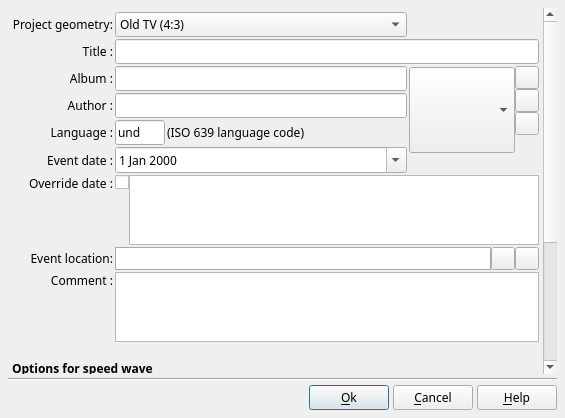
<?xml version="1.0" encoding="UTF-8"?>
<ui version="4.0">
 <class>DlgffDPjrProperties</class>
 <widget class="QDialog" name="DlgffDPjrProperties">
  <property name="geometry">
   <rect>
    <x>0</x>
    <y>0</y>
    <width>565</width>
    <height>418</height>
   </rect>
  </property>
  <property name="font">
   <font>
    <family>Sans Serif</family>
    <pointsize>9</pointsize>
   </font>
  </property>
  <property name="windowTitle">
   <string>Project properties</string>
  </property>
  <layout class="QVBoxLayout" name="verticalLayout">
   <property name="spacing">
    <number>4</number>
   </property>
   <property name="leftMargin">
    <number>8</number>
   </property>
   <property name="topMargin">
    <number>8</number>
   </property>
   <property name="rightMargin">
    <number>8</number>
   </property>
   <property name="bottomMargin">
    <number>8</number>
   </property>
   <item>
    <widget class="QScrollArea" name="scrollArea">
     <property name="frameShape">
      <enum>QFrame::NoFrame</enum>
     </property>
     <property name="verticalScrollBarPolicy">
      <enum>Qt::ScrollBarAlwaysOn</enum>
     </property>
     <property name="widgetResizable">
      <bool>true</bool>
     </property>
     <widget class="QWidget" name="scrollAreaWidgetContents">
      <property name="geometry">
       <rect>
        <x>0</x>
        <y>0</y>
        <width>535</width>
        <height>550</height>
       </rect>
      </property>
      <layout class="QGridLayout" name="gridLayout_2">
       <property name="leftMargin">
        <number>4</number>
       </property>
       <property name="topMargin">
        <number>4</number>
       </property>
       <property name="rightMargin">
        <number>4</number>
       </property>
       <property name="bottomMargin">
        <number>4</number>
       </property>
       <property name="spacing">
        <number>2</number>
       </property>
       <item row="7" column="0">
        <layout class="QVBoxLayout" name="verticalLayout_2">
         <property name="spacing">
          <number>0</number>
         </property>
         <item>
          <widget class="QLabel" name="label_12">
           <property name="text">
            <string>Override date :</string>
           </property>
           <property name="alignment">
            <set>Qt::AlignRight|Qt::AlignTrailing|Qt::AlignVCenter</set>
           </property>
          </widget>
         </item>
         <item>
          <widget class="QLabel" name="label_11">
           <property name="sizePolicy">
            <sizepolicy hsizetype="Preferred" vsizetype="Expanding">
             <horstretch>0</horstretch>
             <verstretch>0</verstretch>
            </sizepolicy>
           </property>
           <property name="text">
            <string notr="true"/>
           </property>
          </widget>
         </item>
        </layout>
       </item>
       <item row="7" column="1" colspan="2">
        <layout class="QHBoxLayout" name="horizontalLayout_5">
         <property name="spacing">
          <number>0</number>
         </property>
         <item>
          <layout class="QVBoxLayout" name="verticalLayout_3">
           <property name="spacing">
            <number>0</number>
           </property>
           <property name="leftMargin">
            <number>0</number>
           </property>
           <property name="topMargin">
            <number>0</number>
           </property>
           <property name="rightMargin">
            <number>0</number>
           </property>
           <property name="bottomMargin">
            <number>0</number>
           </property>
           <item>
            <widget class="QCheckBox" name="OverrideDateCB">
             <property name="toolTip">
              <string>Check this box to override the date and offer you to enter the date as a free text</string>
             </property>
             <property name="text">
              <string/>
             </property>
            </widget>
           </item>
           <item>
            <widget class="QLabel" name="label_13">
             <property name="text">
              <string notr="true"/>
             </property>
            </widget>
           </item>
          </layout>
         </item>
         <item>
          <widget class="QPlainTextEdit" name="DateED">
           <property name="toolTip">
            <string>Enter here the date of the event of the project as a free text</string>
           </property>
          </widget>
         </item>
        </layout>
       </item>
       <item row="11" column="0">
        <widget class="QLabel" name="label_5">
         <property name="text">
          <string>Comment :</string>
         </property>
         <property name="alignment">
          <set>Qt::AlignRight|Qt::AlignTop|Qt::AlignTrailing</set>
         </property>
        </widget>
       </item>
       <item row="4" column="1">
        <widget class="QLineEdit" name="AuthorED">
         <property name="toolTip">
          <string>The name of the author of the project (If the id3v2 compatibility option is set in option dialog, this fields is limited to 30 characters).
Remark: This field is often shown by indexing system and jukeboxes under the term Artist.</string>
         </property>
         <property name="maxLength">
          <number>200</number>
         </property>
        </widget>
       </item>
       <item row="33" column="0">
        <widget class="QLabel" name="label_46">
         <property name="text">
          <string>Image animation:</string>
         </property>
         <property name="alignment">
          <set>Qt::AlignRight|Qt::AlignTrailing|Qt::AlignVCenter</set>
         </property>
         <property name="buddy">
          <cstring>TransitionSpeedWaveCB</cstring>
         </property>
        </widget>
       </item>
       <item row="32" column="0">
        <widget class="QLabel" name="label_45">
         <property name="text">
          <string>Block animation:</string>
         </property>
         <property name="alignment">
          <set>Qt::AlignRight|Qt::AlignTrailing|Qt::AlignVCenter</set>
         </property>
         <property name="buddy">
          <cstring>TransitionSpeedWaveCB</cstring>
         </property>
        </widget>
       </item>
       <item row="29" column="0" colspan="3">
        <widget class="QLabel" name="label_44">
         <property name="font">
          <font>
           <weight>75</weight>
           <bold>true</bold>
           <underline>true</underline>
          </font>
         </property>
         <property name="text">
          <string>
Options for speed wave</string>
         </property>
         <property name="alignment">
          <set>Qt::AlignBottom|Qt::AlignLeading|Qt::AlignLeft</set>
         </property>
        </widget>
       </item>
       <item row="36" column="0">
        <spacer name="verticalSpacer">
         <property name="orientation">
          <enum>Qt::Vertical</enum>
         </property>
         <property name="sizeHint" stdset="0">
          <size>
           <width>20</width>
           <height>40</height>
          </size>
         </property>
        </spacer>
       </item>
       <item row="4" column="0">
        <widget class="QLabel" name="label_2">
         <property name="text">
          <string>Author :</string>
         </property>
         <property name="alignment">
          <set>Qt::AlignRight|Qt::AlignTrailing|Qt::AlignVCenter</set>
         </property>
        </widget>
       </item>
       <item row="3" column="0">
        <widget class="QLabel" name="label_3">
         <property name="text">
          <string>Album :</string>
         </property>
         <property name="alignment">
          <set>Qt::AlignRight|Qt::AlignTrailing|Qt::AlignVCenter</set>
         </property>
        </widget>
       </item>
       <item row="2" column="0">
        <widget class="QLabel" name="label">
         <property name="text">
          <string>Title :</string>
         </property>
         <property name="alignment">
          <set>Qt::AlignRight|Qt::AlignTrailing|Qt::AlignVCenter</set>
         </property>
        </widget>
       </item>
       <item row="31" column="0">
        <widget class="QLabel" name="label_17">
         <property name="text">
          <string>Transition:</string>
         </property>
         <property name="alignment">
          <set>Qt::AlignRight|Qt::AlignTrailing|Qt::AlignVCenter</set>
         </property>
         <property name="buddy">
          <cstring>TransitionSpeedWaveCB</cstring>
         </property>
        </widget>
       </item>
       <item row="3" column="2" rowspan="4">
        <layout class="QGridLayout" name="gridLayout">
         <property name="spacing">
          <number>0</number>
         </property>
         <item row="2" column="1">
          <widget class="QToolButton" name="ExportThumbBT">
           <property name="font">
            <font>
             <pointsize>7</pointsize>
            </font>
           </property>
           <property name="toolTip">
            <string>Expor thumbnail to a jpeg file</string>
           </property>
           <property name="text">
            <string notr="true"/>
           </property>
           <property name="icon">
            <iconset resource="../RSCffDiaporama.qrc">
             <normaloff>:/img/filesave.png</normaloff>:/img/filesave.png</iconset>
           </property>
           <property name="iconSize">
            <size>
             <width>16</width>
             <height>16</height>
            </size>
           </property>
          </widget>
         </item>
         <item row="0" column="1">
          <widget class="QToolButton" name="AdminEditThumbBT">
           <property name="font">
            <font>
             <pointsize>7</pointsize>
            </font>
           </property>
           <property name="toolTip">
            <string>Create a new model from this thumbnail or edit custom thumbnail</string>
           </property>
           <property name="text">
            <string notr="true"/>
           </property>
           <property name="icon">
            <iconset resource="../RSCffDiaporama.qrc">
             <normaloff>:/img/AutoTS.png</normaloff>:/img/AutoTS.png</iconset>
           </property>
           <property name="iconSize">
            <size>
             <width>16</width>
             <height>16</height>
            </size>
           </property>
           <property name="toolButtonStyle">
            <enum>Qt::ToolButtonIconOnly</enum>
           </property>
          </widget>
         </item>
         <item row="1" column="1">
          <widget class="QToolButton" name="EditThumbBT">
           <property name="font">
            <font>
             <pointsize>7</pointsize>
            </font>
           </property>
           <property name="toolTip">
            <string>Customize the thumbnail only for this project (without creating a new thumbnail model)</string>
           </property>
           <property name="text">
            <string notr="true"/>
           </property>
           <property name="icon">
            <iconset resource="../RSCffDiaporama.qrc">
             <normaloff>:/img/action_edit.png</normaloff>:/img/action_edit.png</iconset>
           </property>
           <property name="iconSize">
            <size>
             <width>16</width>
             <height>16</height>
            </size>
           </property>
          </widget>
         </item>
         <item row="3" column="1">
          <widget class="QLabel" name="label_10">
           <property name="text">
            <string notr="true"/>
           </property>
          </widget>
         </item>
         <item row="0" column="0" rowspan="4">
          <widget class="cThumbnailComboBox" name="ThumbCB">
           <property name="sizePolicy">
            <sizepolicy hsizetype="Fixed" vsizetype="Fixed">
             <horstretch>0</horstretch>
             <verstretch>0</verstretch>
            </sizepolicy>
           </property>
           <property name="minimumSize">
            <size>
             <width>106</width>
             <height>86</height>
            </size>
           </property>
           <property name="maximumSize">
            <size>
             <width>106</width>
             <height>86</height>
            </size>
           </property>
           <property name="toolTip">
            <string>Defines the model use as default thumbnail</string>
           </property>
           <property name="iconSize">
            <size>
             <width>60</width>
             <height>80</height>
            </size>
           </property>
          </widget>
         </item>
         <item row="4" column="0">
          <widget class="QLabel" name="label_9">
           <property name="text">
            <string notr="true"/>
           </property>
          </widget>
         </item>
        </layout>
       </item>
       <item row="33" column="1" colspan="2">
        <layout class="QHBoxLayout" name="horizontalLayout_14">
         <property name="spacing">
          <number>2</number>
         </property>
         <item>
          <widget class="cCSpeedWaveComboBox" name="ImageSpeedWaveCB">
           <property name="toolTip">
            <string>Defined default speed curve for image animations.
This option sets the value of the velocity curves for use whenever the corresponding options are set to &quot;Project Default&quot;.</string>
           </property>
           <property name="currentIndex">
            <number>-1</number>
           </property>
          </widget>
         </item>
         <item>
          <spacer name="horizontalSpacer_10">
           <property name="orientation">
            <enum>Qt::Horizontal</enum>
           </property>
           <property name="sizeHint" stdset="0">
            <size>
             <width>0</width>
             <height>20</height>
            </size>
           </property>
          </spacer>
         </item>
        </layout>
       </item>
       <item row="35" column="0" colspan="3">
        <widget class="QTableWidget" name="ChapterTable">
         <property name="toolTip">
          <string>Chapters defined in the project are listed for consultation. To modify chapters use modify slide dialog.

The following fields appear:
-#: The chapter number
-Slide: Slide number in wich chapter is defined
-Title: Chapter title
-Start: Chapter start position
-End: Chapter end position
-Duration: Chapter duration

Remark: Video formats do not support all the chapters in the same way.</string>
         </property>
        </widget>
       </item>
       <item row="5" column="0">
        <widget class="QLabel" name="label_7">
         <property name="text">
          <string>Language :</string>
         </property>
         <property name="alignment">
          <set>Qt::AlignRight|Qt::AlignTrailing|Qt::AlignVCenter</set>
         </property>
        </widget>
       </item>
       <item row="32" column="1" colspan="2">
        <layout class="QHBoxLayout" name="horizontalLayout_12">
         <property name="spacing">
          <number>2</number>
         </property>
         <item>
          <widget class="cCSpeedWaveComboBox" name="BlockSpeedWaveCB">
           <property name="toolTip">
            <string>Defined default speed curve for block animations.
This option sets the value of the velocity curves for use whenever the corresponding options are set to &quot;Project Default&quot;.</string>
           </property>
           <property name="currentIndex">
            <number>-1</number>
           </property>
          </widget>
         </item>
         <item>
          <spacer name="horizontalSpacer_9">
           <property name="orientation">
            <enum>Qt::Horizontal</enum>
           </property>
           <property name="sizeHint" stdset="0">
            <size>
             <width>0</width>
             <height>20</height>
            </size>
           </property>
          </spacer>
         </item>
        </layout>
       </item>
       <item row="11" column="1" colspan="2">
        <widget class="QPlainTextEdit" name="CommentED">
         <property name="toolTip">
          <string>A free comment which can spread out on several lines.
Remark: numerous indexing systems or jukeboxes will read only the 1st line.</string>
         </property>
         <property name="lineWrapMode">
          <enum>QPlainTextEdit::NoWrap</enum>
         </property>
        </widget>
       </item>
       <item row="34" column="0">
        <widget class="QLabel" name="label_8">
         <property name="font">
          <font>
           <weight>75</weight>
           <bold>true</bold>
           <underline>true</underline>
          </font>
         </property>
         <property name="text">
          <string>
Chapters</string>
         </property>
        </widget>
       </item>
       <item row="5" column="1">
        <layout class="QHBoxLayout" name="horizontalLayout_10">
         <property name="spacing">
          <number>2</number>
         </property>
         <property name="leftMargin">
          <number>0</number>
         </property>
         <property name="topMargin">
          <number>0</number>
         </property>
         <property name="rightMargin">
          <number>0</number>
         </property>
         <property name="bottomMargin">
          <number>0</number>
         </property>
         <item>
          <widget class="QLineEdit" name="LanguageED">
           <property name="sizePolicy">
            <sizepolicy hsizetype="Fixed" vsizetype="Fixed">
             <horstretch>0</horstretch>
             <verstretch>0</verstretch>
            </sizepolicy>
           </property>
           <property name="minimumSize">
            <size>
             <width>50</width>
             <height>0</height>
            </size>
           </property>
           <property name="maximumSize">
            <size>
             <width>50</width>
             <height>16777215</height>
            </size>
           </property>
           <property name="toolTip">
            <string>The language of the audio track (ISO 639 standard – 3 characters).</string>
           </property>
           <property name="text">
            <string>und</string>
           </property>
           <property name="maxLength">
            <number>3</number>
           </property>
          </widget>
         </item>
         <item>
          <widget class="QLabel" name="label_6">
           <property name="text">
            <string>(ISO 639 language code)</string>
           </property>
          </widget>
         </item>
        </layout>
       </item>
       <item row="2" column="1" colspan="2">
        <widget class="QLineEdit" name="TitleED">
         <property name="toolTip">
          <string>The title of the project (If the id3v2 compatibility option is set in option dialog, this fields is limited to 30 characters).</string>
         </property>
         <property name="maxLength">
          <number>200</number>
         </property>
        </widget>
       </item>
       <item row="31" column="1" colspan="2">
        <layout class="QHBoxLayout" name="horizontalLayout_11">
         <property name="spacing">
          <number>2</number>
         </property>
         <item>
          <widget class="cCSpeedWaveComboBox" name="TransitionSpeedWaveCB">
           <property name="toolTip">
            <string>Defined default speed curve for transitions.
This option sets the value of the velocity curves for use whenever the corresponding options are set to &quot;Project Default&quot;.</string>
           </property>
           <property name="currentIndex">
            <number>-1</number>
           </property>
          </widget>
         </item>
         <item>
          <spacer name="horizontalSpacer_8">
           <property name="orientation">
            <enum>Qt::Horizontal</enum>
           </property>
           <property name="sizeHint" stdset="0">
            <size>
             <width>0</width>
             <height>20</height>
            </size>
           </property>
          </spacer>
         </item>
        </layout>
       </item>
       <item row="3" column="1">
        <widget class="QLineEdit" name="AlbumED">
         <property name="toolTip">
          <string>The album of the project (If the id3v2 compatibility option is set in option dialog, this fields is limited to 30 characters).</string>
         </property>
         <property name="maxLength">
          <number>200</number>
         </property>
        </widget>
       </item>
       <item row="6" column="0">
        <widget class="QLabel" name="label_14">
         <property name="text">
          <string>Event date :</string>
         </property>
         <property name="alignment">
          <set>Qt::AlignRight|Qt::AlignTrailing|Qt::AlignVCenter</set>
         </property>
        </widget>
       </item>
       <item row="1" column="0">
        <widget class="QLabel" name="label_18">
         <property name="text">
          <string>Project geometry:</string>
         </property>
         <property name="alignment">
          <set>Qt::AlignRight|Qt::AlignTrailing|Qt::AlignVCenter</set>
         </property>
         <property name="buddy">
          <cstring>GeometryCombo</cstring>
         </property>
        </widget>
       </item>
       <item row="10" column="0">
        <widget class="QLabel" name="label_4">
         <property name="text">
          <string>Event location:</string>
         </property>
         <property name="alignment">
          <set>Qt::AlignRight|Qt::AlignTrailing|Qt::AlignVCenter</set>
         </property>
        </widget>
       </item>
       <item row="1" column="1">
        <widget class="QComboBox" name="GeometryCombo">
         <property name="toolTip">
          <string>This field allows you to select the geometry to be used for the project.
Note: This field is only editable when the dialog box is opened for creating a new project. Subsequently, it is not possible to change this value.</string>
         </property>
         <property name="currentIndex">
          <number>0</number>
         </property>
         <item>
          <property name="text">
           <string>Old TV (4:3)</string>
          </property>
         </item>
         <item>
          <property name="text">
           <string>TV Wide (16:9)</string>
          </property>
         </item>
         <item>
          <property name="text">
           <string>Cinema (2.35:1)</string>
          </property>
         </item>
        </widget>
       </item>
       <item row="6" column="1">
        <widget class="QDateEdit" name="DateEdit">
         <property name="toolTip">
          <string>The date of the event of the project</string>
         </property>
         <property name="calendarPopup">
          <bool>true</bool>
         </property>
        </widget>
       </item>
       <item row="10" column="1" colspan="2">
        <layout class="QHBoxLayout" name="horizontalLayout_3">
         <property name="spacing">
          <number>0</number>
         </property>
         <item>
          <widget class="QFrame" name="LocationFrame">
           <property name="minimumSize">
            <size>
             <width>10</width>
             <height>0</height>
            </size>
           </property>
           <property name="styleSheet">
            <string notr="true">QFrame {
background-color: white;
border: 1px solid darkgray;
}</string>
           </property>
           <property name="frameShape">
            <enum>QFrame::Box</enum>
           </property>
           <layout class="QHBoxLayout" name="horizontalLayout_2">
            <property name="spacing">
             <number>2</number>
            </property>
            <property name="leftMargin">
             <number>2</number>
            </property>
            <property name="topMargin">
             <number>0</number>
            </property>
            <property name="rightMargin">
             <number>2</number>
            </property>
            <property name="bottomMargin">
             <number>0</number>
            </property>
            <item>
             <widget class="QLabel" name="LocationIcon">
              <property name="sizePolicy">
               <sizepolicy hsizetype="Fixed" vsizetype="Fixed">
                <horstretch>0</horstretch>
                <verstretch>0</verstretch>
               </sizepolicy>
              </property>
              <property name="minimumSize">
               <size>
                <width>16</width>
                <height>16</height>
               </size>
              </property>
              <property name="styleSheet">
               <string notr="true">QFrame {
background-color: transparent;
border: 0;
}</string>
              </property>
              <property name="text">
               <string notr="true"/>
              </property>
             </widget>
            </item>
            <item>
             <widget class="QLabel" name="Location">
              <property name="styleSheet">
               <string notr="true">QFrame {
background-color: transparent;
border: 0;
}</string>
              </property>
              <property name="text">
               <string notr="true"/>
              </property>
             </widget>
            </item>
           </layout>
          </widget>
         </item>
         <item>
          <widget class="QToolButton" name="LocationBT">
           <property name="toolTip">
            <string>Select the location of the event of the project</string>
           </property>
           <property name="text">
            <string notr="true"/>
           </property>
           <property name="icon">
            <iconset resource="../RSCffDiaporama.qrc">
             <normaloff>:/img/EditGMaps.png</normaloff>:/img/EditGMaps.png</iconset>
           </property>
          </widget>
         </item>
         <item>
          <widget class="QToolButton" name="ClearLocationBT">
           <property name="toolTip">
            <string>Clear this location</string>
           </property>
           <property name="text">
            <string notr="true"/>
           </property>
           <property name="icon">
            <iconset resource="../RSCffDiaporama.qrc">
             <normaloff>:/img/trash.png</normaloff>:/img/trash.png</iconset>
           </property>
          </widget>
         </item>
        </layout>
       </item>
      </layout>
     </widget>
    </widget>
   </item>
   <item>
    <widget class="Line" name="line">
     <property name="orientation">
      <enum>Qt::Horizontal</enum>
     </property>
    </widget>
   </item>
   <item>
    <layout class="QHBoxLayout" name="horizontalLayout">
     <property name="spacing">
      <number>4</number>
     </property>
     <item>
      <spacer name="horizontalSpacer">
       <property name="orientation">
        <enum>Qt::Horizontal</enum>
       </property>
       <property name="sizeHint" stdset="0">
        <size>
         <width>40</width>
         <height>20</height>
        </size>
       </property>
      </spacer>
     </item>
     <item>
      <widget class="QPushButton" name="OkBt">
       <property name="toolTip">
        <string>Accept modification and exit dialog box</string>
       </property>
       <property name="text">
        <string>&amp;Ok</string>
       </property>
       <property name="icon">
        <iconset resource="../RSCffDiaporama.qrc">
         <normaloff>:/img/action_ok.png</normaloff>:/img/action_ok.png</iconset>
       </property>
      </widget>
     </item>
     <item>
      <widget class="QPushButton" name="CancelBt">
       <property name="toolTip">
        <string>Cancel modification and exit dialog box</string>
       </property>
       <property name="text">
        <string>&amp;Cancel</string>
       </property>
       <property name="icon">
        <iconset resource="../RSCffDiaporama.qrc">
         <normaloff>:/img/action_cancel.png</normaloff>:/img/action_cancel.png</iconset>
       </property>
      </widget>
     </item>
     <item>
      <widget class="QPushButton" name="HelpBt">
       <property name="toolTip">
        <string>Show help about this dialogue box</string>
       </property>
       <property name="text">
        <string>&amp;Help</string>
       </property>
       <property name="icon">
        <iconset resource="../RSCffDiaporama.qrc">
         <normaloff>:/img/help.png</normaloff>:/img/help.png</iconset>
       </property>
      </widget>
     </item>
    </layout>
   </item>
  </layout>
 </widget>
 <customwidgets>
  <customwidget>
   <class>cCSpeedWaveComboBox</class>
   <extends>QComboBox</extends>
   <header>../ffDiaporama_lib/cSpeedWaveComboBox.h</header>
  </customwidget>
  <customwidget>
   <class>cThumbnailComboBox</class>
   <extends>QComboBox</extends>
   <header>CustomCtrl/cThumbnailComboBox.h</header>
  </customwidget>
 </customwidgets>
 <tabstops>
  <tabstop>scrollArea</tabstop>
  <tabstop>GeometryCombo</tabstop>
  <tabstop>TitleED</tabstop>
  <tabstop>AlbumED</tabstop>
  <tabstop>AuthorED</tabstop>
  <tabstop>LanguageED</tabstop>
  <tabstop>ThumbCB</tabstop>
  <tabstop>AdminEditThumbBT</tabstop>
  <tabstop>EditThumbBT</tabstop>
  <tabstop>ExportThumbBT</tabstop>
  <tabstop>DateEdit</tabstop>
  <tabstop>OverrideDateCB</tabstop>
  <tabstop>DateED</tabstop>
  <tabstop>LocationBT</tabstop>
  <tabstop>ClearLocationBT</tabstop>
  <tabstop>CommentED</tabstop>
  <tabstop>TransitionSpeedWaveCB</tabstop>
  <tabstop>BlockSpeedWaveCB</tabstop>
  <tabstop>ImageSpeedWaveCB</tabstop>
  <tabstop>ChapterTable</tabstop>
  <tabstop>OkBt</tabstop>
  <tabstop>CancelBt</tabstop>
  <tabstop>HelpBt</tabstop>
 </tabstops>
 <resources>
  <include location="../RSCffDiaporama.qrc"/>
 </resources>
 <connections/>
</ui>
